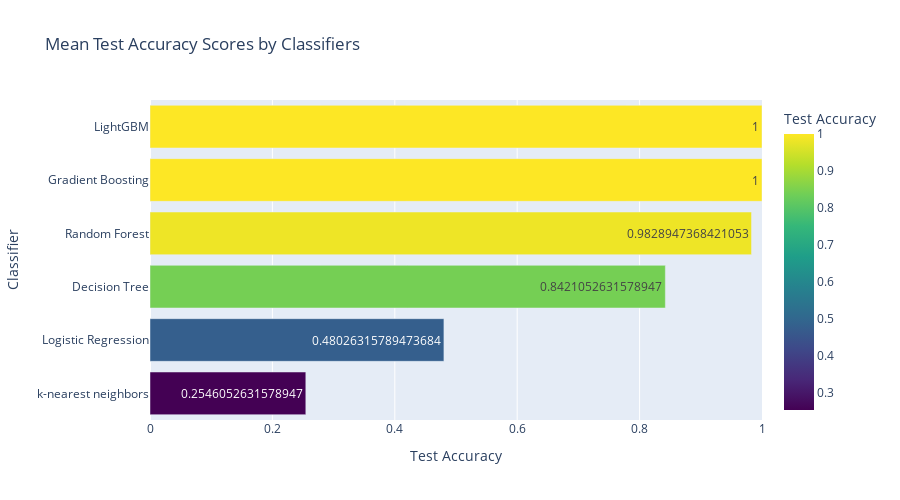

This figure's notebook cell:
### Code cell
# Creating a DataFrame from the data
data = pd.DataFrame({'Classifier': classifier_names, 'Test Accuracy': mean_test_accuracy_scores})

# Creating Plotly bar chart
fig = px.bar(data, x='Test Accuracy', y='Classifier', orientation='h', color='Test Accuracy',
             title='Mean Test Accuracy Scores by Classifiers', text='Test Accuracy', color_continuous_scale='viridis')

# Customizing the layout
fig.update_layout(
    xaxis_title='Test Accuracy',
    yaxis_title='Classifier',
    xaxis=dict(range=[0, 1]),
    yaxis=dict(categoryorder='total ascending'),
    showlegend=False,
    height=500,
    width=900
)

fig.show()

### Figure 1 — Plotly figure (JSON) as saved in the notebook; plotly's stock layout.template omitted (floating-point values rounded to 4 significant figures)
{"data": [{"alignmentgroup": "True", "hovertemplate": "Test Accuracy=%{marker.color}<br>Classifier=%{y}<extra></extra>", "legendgroup": "", "marker": {"color": [0.4803, 0.8421, 0.9829, 1, 1, 0.2546], "coloraxis": "coloraxis", "pattern": {"shape": ""}}, "name": "", "offsetgroup": "", "orientation": "h", "showlegend": false, "text": [0.4803, 0.8421, 0.9829, 1, 1, 0.2546], "textposition": "auto", "type": "bar", "x": [0.4803, 0.8421, 0.9829, 1, 1, 0.2546], "xaxis": "x", "y": ["Logistic Regression", "Decision Tree", "Random Forest", "Gradient Boosting", "LightGBM", "k-nearest neighbors"], "yaxis": "y"}], "layout": {"barmode": "relative", "coloraxis": {"colorbar": {"title": {"text": "Test Accuracy"}}, "colorscale": [[0, "#440154"], [0.1111, "#482878"], [0.2222, "#3e4989"], [0.3333, "#31688e"], [0.4444, "#26828e"], [0.5556, "#1f9e89"], [0.6667, "#35b779"], [0.7778, "#6ece58"], [0.8889, "#b5de2b"], [1, "#fde725"]]}, "height": 500, "legend": {"tracegroupgap": 0}, "showlegend": false, "title": {"text": "Mean Test Accuracy Scores by Classifiers"}, "width": 900, "xaxis": {"anchor": "y", "domain": [0, 1], "range": [0, 1], "title": {"text": "Test Accuracy"}}, "yaxis": {"anchor": "x", "categoryorder": "total ascending", "domain": [0, 1], "title": {"text": "Classifier"}}}}
